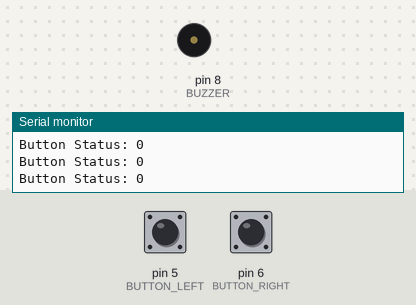
A sketch run on a simulated Arduino Uno, built with avr-gcc and run on an emulated ATmega328P. Shown: buzzer (waves = sounding), the last lines printed to the serial monitor. The inputs (shaded band) are chosen by the test bench; at power-on: pin 5 (BUTTON_LEFT) LOW, pin 6 (BUTTON_RIGHT) LOW. Random numbers use the default seed unless the sketch sets one.

Above: at 1.4 s.
1.5 s: pin 5 (BUTTON_LEFT) pulled HIGH for 0.15 s
4.6 s: pin 6 (BUTTON_RIGHT) pulled HIGH for 0.15 s
7.7 s: pin 5 (BUTTON_LEFT) driven HIGH and pin 6 (BUTTON_RIGHT) driven HIGH
9.2 s: pin 5 (BUTTON_LEFT) driven LOW
At 11.4 s:
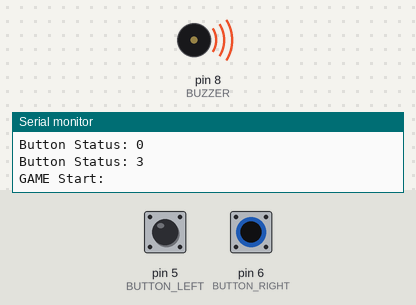
12.2 s: pin 5 (BUTTON_LEFT) driven HIGH
13.7 s: pin 6 (BUTTON_RIGHT) driven LOW
At 15.1 s:
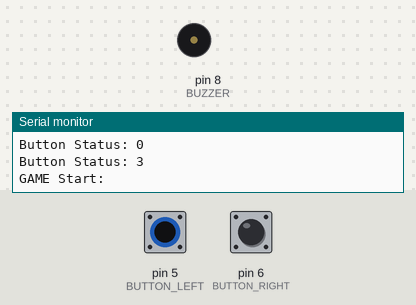
Timing chart, 0 to 17.7 s (numbered marks = the images above; inputs shaded):
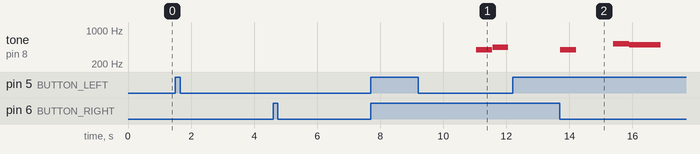

Measured:
- after the input at 9.2 s, tone on pin 8 (BUZZER): plays 392 Hz for 0.25 s, 392 Hz for 0.25 s, 440 Hz for 0.50 s, starting after 1.8 s
- after the input at 12.2 s, every drawn part: stays the same
- after the input at 13.7 s, tone on pin 8 (BUZZER): plays 392 Hz for 0.50 s, 523 Hz for 0.50 s, 494 Hz for 1.0 s, starting at once

The sketch:

Arduino_music.ino
```cpp
// (licence header left out)
#include <stdio.h>
#include "pitches.h"
#include <SoftwareSerial.h>
#include "LEDMatrix.h"

#define TimeInterval  3000 // unit ms

#define RECEIVE_PIN      2
#define TRANSMIT_PIN     3

#define BUTTON_LEFT      5
#define BUTTON_RIGHT     6

#define BUZZER           8

enum status {
    GameStart = 0,
    GameStop  = 2,
    GameSuccess = 3,
    Idle     = 4,
};

typedef enum status estatus_t;
estatus_t WorkingStatus;

/*
enum gamut_type_t // define notes
{
	NOTE_R0 = 0, // Null

	NOTE_C4 = 1, // Do
	NOTE_D4 = 2, // Re
	NOTE_E4 = 3, // Mi
	NOTE_F4 = 4, // Fa
	NOTE_G4 = 5, // So
	NOTE_A4 = 6, // La
	NOTE_B4 = 7, // Si

	NOTE_C5 = 8, // Do
	NOTE_D5 = 9, // Re
	NOTE_E5 = 10, // Mi
	NOTE_F5 = 11, // Fa
	NOTE_G5 = 12, // So
	NOTE_A5 = 13, // La
	NOTE_B5 = 14, // Si

	NOTE_C6 = 15, // Do
	NOTE_D6 = 16, // Re
	NOTE_E6 = 17, // Mi
	NOTE_F6 = 18, // Fa
	NOTE_G6 = 19, // So
	NOTE_A6 = 20, // La
	NOTE_B6 = 21, // Si
};

*/

uint16_t MusicType[][2] = {
    {0,0},{1,NOTE_C4},{2,NOTE_C4},{3,NOTE_E4},{4,NOTE_F4},{5,NOTE_G4},{6,NOTE_A4},{7,NOTE_B4},
    {8,NOTE_C5},{9,NOTE_D5},{10,NOTE_E5},{11,NOTE_F5},{12,NOTE_G5},{13,NOTE_A5},{14,NOTE_B5},
    {15,NOTE_C6},{16,NOTE_D6},{17,NOTE_E6},{18,NOTE_F6},{19,NOTE_G6},{20,NOTE_A6},{21,NOTE_B6},
};


uint16_t beat_time[8][2] = {
    {0,500},{1,1000},{2,2000},{3,4000},{4,250},{5,125},{6,62},{7,31},
};


uint8_t happybirthday_song[][2] = {
    {5,4},
    {5,4},
    {6,0},
    {5,0},
    {8,0},
    {7,1},

    {5,4},
    {5,4},
    {6,0},
    {5,0},
    {9,0},
    {8,1},

    {5,4},
    {5,4},
    {12,0},
    {10,0},
    {8,0},
    {7,0},
    {6,0},

    {11,4},
    {11,5},
    {10,0},
    {8,0},
    {9,0},
    {8,1},
};

uint8_t seeed_logo32_16[64] = {
0x00,0x04,0x20,0x00,0x00,0x0C,0x30,0x00,0x00,0x08,0x30,0x00,0x00,0x18,0x18,0x00,
0x00,0x18,0x18,0x00,0x02,0x18,0x18,0x00,0x03,0x18,0x18,0x80,0x03,0x18,0x18,0x80,
0x03,0x18,0x19,0x80,0x01,0x98,0x19,0x80,0x01,0x98,0x33,0x80,0x00,0xCC,0x33,0x00,
0x00,0xE4,0x26,0x00,0x00,0x76,0x4E,0x00,0x00,0x38,0x1C,0x00,0x00,0x0C,0x70,0x00,
};

uint8_t arrow[6][64] = {
    {0x00,0x0E,0x00,0x00,0x00,0x0F,0x00,0x00,0x00,0x0F,0x80,0x00,0x00,0x07,0xC0,0x00,
    0x00,0x01,0xE0,0x00,0x00,0x00,0xF0,0x00,0x00,0x00,0xF8,0x00,0x00,0x00,0x7C,0x00,
    0x00,0x00,0x7C,0x00,0x00,0x00,0xF8,0x00,0x00,0x01,0xF0,0x00,0x00,0x03,0xE0,0x00,
    0x00,0x07,0xC0,0x00,0x00,0x0F,0x80,0x00,0x00,0x0F,0x00,0x00,0x00,0x0E,0x00,0x00,}, // right 1

    {0x03,0xE1,0xF0,0x00,0x03,0xF1,0xF8,0x00,0x01,0xF0,0x7C,0x00,0x00,0xF8,0x3F,0x00,
    0x00,0x7C,0x1F,0x80,0x00,0x1E,0x07,0xC0,0x00,0x1F,0x03,0xE0,0x00,0x0F,0x07,0xE0,
    0x00,0x0F,0x0F,0xC0,0x00,0x3E,0x1F,0xC0,0x00,0x7C,0x3F,0x00,0x00,0x78,0x3C,0x00,
    0x00,0xF0,0x78,0x00,0x01,0xF0,0xF0,0x00,0x03,0xE1,0xF0,0x00,0x03,0xC3,0xE0,0x00,},  // right 2

    {0x0C,0x0E,0x0F,0x00,0x1E,0x0F,0x07,0x80,0x0F,0x0F,0x87,0xC0,0x07,0x87,0xC1,0xE0,
    0x07,0xC1,0xE0,0xF0,0x03,0xE0,0xF0,0xF0,0x01,0xF8,0xF8,0x78,0x00,0xF8,0x7C,0x3C,
    0x00,0xF8,0x7C,0x3E,0x01,0xF8,0xF8,0x7C,0x01,0xF1,0xF0,0xF8,0x03,0xC3,0xE1,0xF0,
    0x07,0x87,0xC3,0xE0,0x0F,0x0F,0x83,0xC0,0x1E,0x0F,0x07,0x80,0x1C,0x0E,0x0F,0x00,},  //right 3

    {0x00,0x00,0x38,0x00,0x00,0x00,0x7C,0x00,0x00,0x00,0xFC,0x00,0x00,0x01,0xF8,0x00,
    0x00,0x03,0xE0,0x00,0x00,0x07,0xC0,0x00,0x00,0x0F,0x80,0x00,0x00,0x1F,0x00,0x00,
    0x00,0x0F,0x00,0x00,0x00,0x0F,0x80,0x00,0x00,0x07,0xC0,0x00,0x00,0x03,0xE0,0x00,
    0x00,0x01,0xF0,0x00,0x00,0x00,0xF8,0x00,0x00,0x00,0x7C,0x00,0x00,0x00,0x3C,0x00,},  // left 1

    {0x00,0x0F,0x03,0xC0,0x00,0x1F,0x07,0xC0,0x00,0x1E,0x0F,0x80,0x00,0x7C,0x1F,0x00,
    0x00,0xFC,0x3E,0x00,0x00,0xF8,0x3C,0x00,0x01,0xF0,0x78,0x00,0x03,0xE0,0xF0,0x00,
    0x03,0xE0,0xF0,0x00,0x01,0xF0,0x78,0x00,0x00,0xF8,0x3E,0x00,0x00,0x7C,0x1F,0x00,
    0x00,0x3E,0x0F,0x80,0x00,0x1F,0x07,0xC0,0x00,0x0F,0x83,0xE0,0x00,0x03,0x81,0xC0,},  // left 2

    {0x00,0x7C,0x38,0x0E,0x00,0xF8,0x7C,0x3E,0x01,0xF0,0xFC,0x7E,0x03,0xE1,0xF8,0xF8,
    0x07,0xC3,0xE1,0xF0,0x0F,0x87,0xC3,0xE0,0x1F,0x0F,0x87,0xC0,0x1E,0x1F,0x0F,0x80,
    0x1E,0x0F,0x0F,0x80,0x1F,0x0F,0x87,0x80,0x0F,0x87,0xC3,0xC0,0x07,0xC3,0xE1,0xE0,
    0x03,0xF1,0xF0,0xF0,0x01,0xF8,0xF8,0x78,0x00,0xFC,0x7C,0x3C,0x00,0x7C,0x3C,0x1E,},  // left 3

   // {0x00,0x00,0x00,0x00,0x00}, //blank
};

SoftwareSerial matrix_serial(RECEIVE_PIN, TRANSMIT_PIN);

LEDMatrix led;

uint32_t last_millis,display_millis;
uint8_t random_index, button_status,score,temptime;
uint16_t myindex;
void setup()
{
	Serial.begin(9600);


    WorkingStatus = Idle;

    score=66;

    last_millis = millis();
    display_millis = last_millis-5000;

    pinMode(BUTTON_LEFT,INPUT);
    pinMode(BUTTON_RIGHT,INPUT);

    Serial.println("System Init");
    led.clear();                            // clear screen
    led.drawImage(32, 0, 32, 16, seeed_logo32_16, GREEN);       // draw image. This example provides an example image data. You can use your own image data. Note: Max:64*64!

    // clear screen
    // led.displayLongInteger(40, 0, 3, FONT_12X16, RED);
    // delay(2000);

}

void loop()
{
    switch(WorkingStatus) {
    case GameStart:
        Serial.println("GAME Start: ");
        myindex = 0;

        for (int i=3; i>0; i--) {
            //char temp = i-'0';
            led.clear();                            // clear screen
            led.displayLongInteger(42, 0, long(i), FONT_12X16, RED);
            delay(1000);
        }


        last_millis = millis();
        for(int i=1;i<=sizeof(happybirthday_song)/2;) {
            if (millis() - display_millis > beat_time[(happybirthday_song[i-1][1])][1] +100) {
                random_index = random(0,6);
                led.clear();                            // clear screen

                // delay(5);

                led.drawImage(32, 0, 32, 16, arrow[random_index], GREEN);
                display_millis = millis();
            }
            uint8_t status = getButtonStatus();
            delay(10);
            status = getButtonStatus();

            if (((status-1) == random_index/3) && status != 0 && status != 3) {
                tone(BUZZER,MusicType[(happybirthday_song[i-1][0])][1],beat_time[(happybirthday_song[i-1][1])][1]);
                delay(beat_time[(happybirthday_song[i-1][1])][1]-10);
                i++;
            }
            delay(10);

            }

        delay(1000);
        // 11625
        // score = (100-myindex + sizeof(happybirthday_song)/2 < 0) ? 0 : (100-myindex + sizeof(happybirthday_song)/2);
        temptime = ((millis()-last_millis)/1000>30) ? 30 : (millis()-last_millis)/1000;
        score = map(temptime-12,0,30,100,0);
        score>=80? WorkingStatus = GameSuccess : WorkingStatus = GameStop;

        Serial.print("score: ");
        Serial.println(score);
        break;
    case GameStop:
        if (millis() - last_millis > TimeInterval) {

            led.clear();                            // clear screen
            led.displayLongInteger(42,16,score,FONT_6X8,RED);
            delay(10);
            led.displayString(36,8,"FAIL",6,FONT_6X8,RED);


        }
        last_millis = millis();
        button_status = getButtonStatus();
        delay(10);
        button_status = getButtonStatus();
        if (button_status == 3) {
            WorkingStatus = GameStart;
        }
        break;
    case GameSuccess:
        if (millis() - last_millis > TimeInterval) {
            // char str[14];
            // sprintf(str," %d GAME OVER",score);

            led.clear();                            // clear screen
            led.displayLongInteger(42, 16, score, FONT_6X8, RED);
            led.displayString(39,8,"WIN",3,FONT_6X8,RED);


        }
        last_millis = millis();
        button_status = getButtonStatus();
        delay(10);
        button_status = getButtonStatus();
        if (button_status == 3) {
            WorkingStatus = GameStart;
        }
        break;
    case Idle:
        button_status = getButtonStatus();
        Serial.print("Button Status: ");
        Serial.println(button_status);
        if(button_status == 3) {
            WorkingStatus = GameStart;
        }
        if (millis() - last_millis > TimeInterval+5000) {
            last_millis = millis();
            led.drawImage(32, 0, 32, 16, seeed_logo32_16, GREEN);       // draw image. This example provides an example image data. You can use your own image data. Note: Max:64*64!
        }

        break;
    default:
        WorkingStatus = Idle;
        break;
    }

}

uint8_t getButtonStatus() {
    uint8_t buttonleft, buttonright,status;
    buttonleft = digitalRead(BUTTON_LEFT);
    buttonright = digitalRead(BUTTON_RIGHT);
    if(buttonright == HIGH && buttonleft == HIGH) {
        return 3;
    } else if(buttonleft == HIGH) {
        return 2;
    } else if (buttonright == HIGH) {
        return 1;
    } else {
        return 0;
    }

}
```

pitches.h
```cpp
/*************************************************
 * Public Constants
 *************************************************/

#define NOTE_B0  31
#define NOTE_C1  33
#define NOTE_CS1 35
#define NOTE_D1  37
#define NOTE_DS1 39
#define NOTE_E1  41
#define NOTE_F1  44
#define NOTE_FS1 46
#define NOTE_G1  49
#define NOTE_GS1 52
#define NOTE_A1  55
#define NOTE_AS1 58
#define NOTE_B1  62
#define NOTE_C2  65
#define NOTE_CS2 69
#define NOTE_D2  73
#define NOTE_DS2 78
#define NOTE_E2  82
#define NOTE_F2  87
#define NOTE_FS2 93
#define NOTE_G2  98
#define NOTE_GS2 104
#define NOTE_A2  110
#define NOTE_AS2 117
#define NOTE_B2  123
#define NOTE_C3  131
#define NOTE_CS3 139
#define NOTE_D3  147
#define NOTE_DS3 156
#define NOTE_E3  165
#define NOTE_F3  175
#define NOTE_FS3 185
#define NOTE_G3  196
#define NOTE_GS3 208
#define NOTE_A3  220
#define NOTE_AS3 233
#define NOTE_B3  247
#define NOTE_C4  262
#define NOTE_CS4 277
#define NOTE_D4  294
#define NOTE_DS4 311
#define NOTE_E4  330
#define NOTE_F4  349
#define NOTE_FS4 370
#define NOTE_G4  392
#define NOTE_GS4 415
#define NOTE_A4  440
#define NOTE_AS4 466
#define NOTE_B4  494
#define NOTE_C5  523
#define NOTE_CS5 554
#define NOTE_D5  587
#define NOTE_DS5 622
#define NOTE_E5  659
#define NOTE_F5  698
#define NOTE_FS5 740
#define NOTE_G5  784
#define NOTE_GS5 831
#define NOTE_A5  880
#define NOTE_AS5 932
#define NOTE_B5  988
#define NOTE_C6  1047
#define NOTE_CS6 1109
#define NOTE_D6  1175
#define NOTE_DS6 1245
#define NOTE_E6  1319
#define NOTE_F6  1397
#define NOTE_FS6 1480
#define NOTE_G6  1568
#define NOTE_GS6 1661
#define NOTE_A6  1760
#define NOTE_AS6 1865
#define NOTE_B6  1976
#define NOTE_C7  2093
#define NOTE_CS7 2217
#define NOTE_D7  2349
#define NOTE_DS7 2489
#define NOTE_E7  2637
#define NOTE_F7  2794
#define NOTE_FS7 2960
#define NOTE_G7  3136
#define NOTE_GS7 3322
#define NOTE_A7  3520
#define NOTE_AS7 3729
#define NOTE_B7  3951
#define NOTE_C8  4186
#define NOTE_CS8 4435
#define NOTE_D8  4699
#define NOTE_DS8 4978
```
